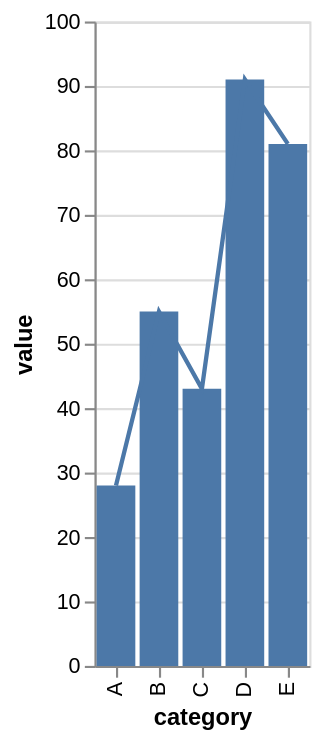

Write the Vega-Lite specification saved for this chart.
### Vega-Lite specification from a JSON file in a GitHub repository (floating-point values rounded to 4 significant figures)
{"$schema": "https://vega.github.io/schema/vega-lite/v6.json", "data": {"values": [{"category": "A", "value": 28}, {"category": "B", "value": 55}, {"category": "C", "value": 43}, {"category": "D", "value": 91}, {"category": "E", "value": 81}]}, "description": "A line on a point scale and bars on a band scale, layered.", "layer": [{"encoding": {"x": {"field": "category", "type": "ordinal"}, "y": {"field": "value", "type": "quantitative"}}, "mark": "bar"}, {"encoding": {"x": {"field": "category", "type": "ordinal"}, "y": {"field": "value", "type": "quantitative"}}, "mark": "line"}], "usermeta": {"eas": {"standin_ratio": 0.0211, "threshold": 0.05}}}
